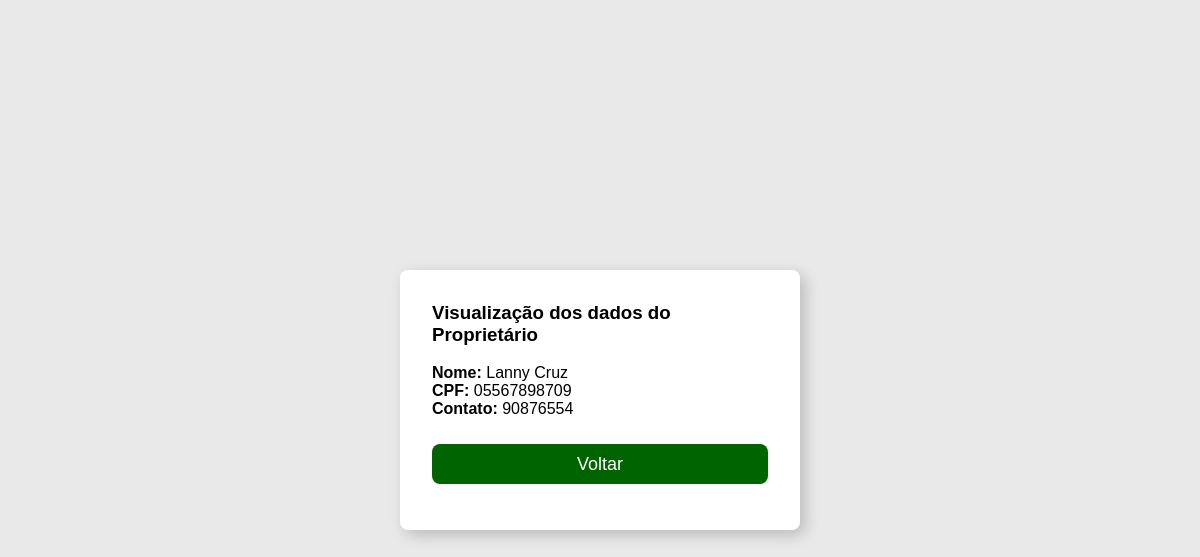
Screenshot of /viewdados_proprietario/3/ with the database file from the repository.
### app/models.py (models this page shows, shortened)
class Proprietarios(models.Model):
    nomeProprietarios = models.CharField(max_length=60)
    cpf = models.CharField(max_length=11)
    contato = models.CharField(max_length=13)

### app/views.py (the view)
# urls.py: path('viewdados_proprietario/<int:pk>/', viewdados_proprietario, name='viewdados_proprietario'),
def viewdados_proprietario(request, pk):
    proprietario = get_object_or_404(Proprietarios, pk=pk)
    return render(request, 'viewdados_proprietario.html', {'proprietario': proprietario})

### Templates/viewdados_proprietario.html (shortened to what this page needs)
{% load static %}
<!DOCTYPE html>
<html lang="pt-br">
<head>
    <link rel="stylesheet" href="{% static 'css/viewdadoProprietario.css' %}">
</head>
<body>
<label class="view-proprietario">
  <div class = "col-8 m-auto pt-2 pb-2 text-center">
            <h3>Visualização dos dados do Proprietário</h3>
    </div>
    <br>
    <div class = "col-8 m-auto pt-4 pb-2 text-center">
        <strong> Nome:</strong> {{proprietario.nomeProprietarios}} <br>
        <strong> CPF:</strong> {{proprietario.cpf}} <br>
        <strong> Contato:</strong> {{proprietario.contato}} <br>
    </div>
    <br> <br>
    <div class = "col-8 m-auto pt-2 pb-2 text-center">
        <button class="btn-volt" onclick="voltar()">Voltar</button>
    </div>
    </label>
</body>
</html>

### static/css/viewdadoProprietario.css (style rules this page uses)
* { margin: 0; border: 0; padding: 0; box-sizing: border-box; font-family: sans-serif; }
body { background: #e4e4e4ce; min-height: 100vh; min-width: 100vw; display: flex; align-items: center; justify-content: center; }
.view-proprietario { background: white; max-width: 400px; min-height: 30vh; padding: 2rem; box-shadow: 5px 5px 15px rgba(0, 0, 0, 0.2); border-radius: 8px; }
.btn-volt { background-color: darkgreen; border-color:rgba(198, 247, 100, 0.808); color: white; width: 100%; height: 40px; margin-bottom: 1%; margin-left: 0px; padding: 0%; font-size: large; align-items: center; border-radius: 8px; position: relative; top: -10px; left: 0px; }

### rows the page displays
Proprietarios: nomeProprietarios "Lanny Cruz", cpf "05567898709", contato "90876554"
